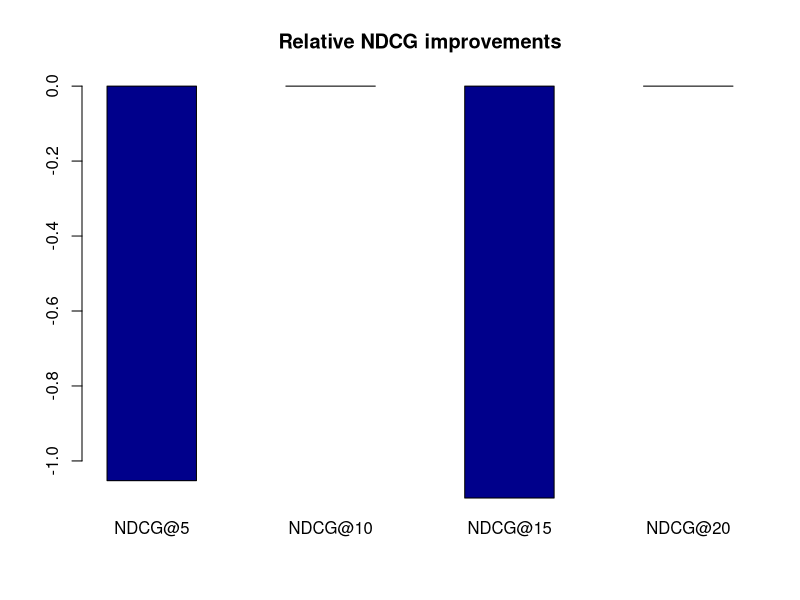
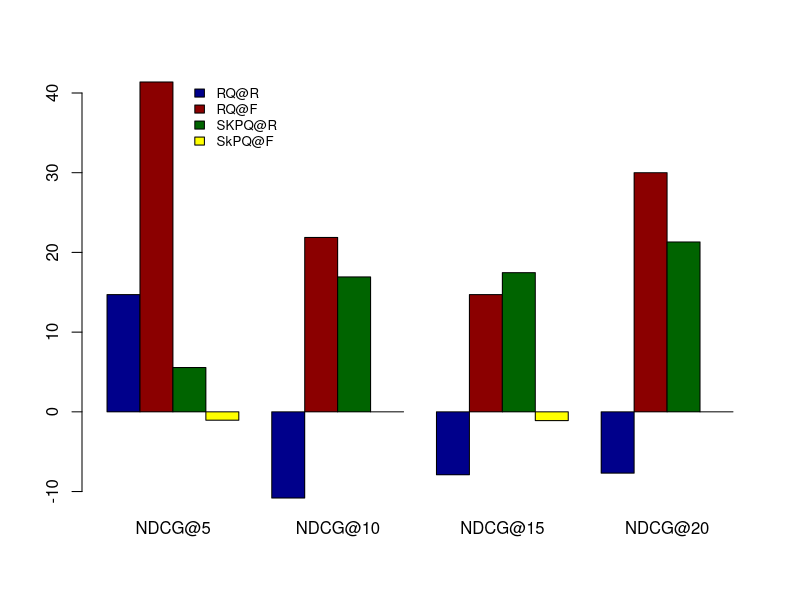

Here is the R script that generated these plots, in order:
a_ld = c(0.76,	0.76,	0.74,	0.74)
a_spkq = c(0.72,	0.65,	0.63,	0.61)

f_ld = c(0.94,	0.92,	0.90,	0.90)
f_spkq = c(0.95,	0.92,	0.91,	0.90)

imp_a = (a_ld - a_spkq )/ (a_spkq) * 100
imp_f = (f_ld - f_spkq )/ (f_spkq) * 100

bars = data.frame(imp_f)

barplot(t(as.matrix(bars)), main="Relative NDCG improvements", 
        col=c("darkblue","red"),
        # args.legend = list(x ='top', bty='o'), ylim=my.range,
        names.arg = c("NDCG@5", "NDCG@10", "NDCG@15", "NDCG@20"),
        # legend = c("SKPQ-LD with random keywords", "SKPQ-LD with the most frequent keywords"), 
        beside=TRUE)

#x <-1:10
#y <-11:20
#plot(bars,type="n", xaxt="n", yaxt="n")
#my.legend.size <-legend("top",c("SKPQ-LD with random keywords", "SKPQ-LD with the most frequent keywords"), plot = FALSE)

#my.range <- range(imp_a)
#my.range[2] <- 1.04*(my.range[2]+my.legend.size$rect$h)

#----- Range -----

rf_ld = c(0.41,	0.39,	0.39,	0.39)
rf_spkq = c(0.29,	0.32,	0.34,	0.3)

ra_ld = c(0.39,	0.33,	0.35,	0.36)
ra_spkq = c(0.34,	0.37,	0.38,	0.39)

imp_ra = (ra_ld - ra_spkq )/ (ra_spkq) * 100
imp_rf = (rf_ld - rf_spkq )/ (rf_spkq) * 100

bars2 = data.frame(imp_ra, imp_rf, imp_a, imp_f)

xx = barplot(t(as.matrix(bars2)), 
             #main="Relative NDCG improvements", 
             col=c("darkblue", "darkred", "darkgreen", "yellow"),
             # args.legend = list(x ='top', bty='o'), ylim=my.range,
             names.arg = c("NDCG@5", "NDCG@10", "NDCG@15", "NDCG@20"),
             # legend = c("SKPQ-LD with random keywords", "SKPQ-LD with the most frequent keywords"), 
             beside=TRUE)

#text(x = xx, y = round(t(as.matrix(bars2)),2), label = round(t(as.matrix(bars2)),2), offset = 0.4, pos = 1, cex = 0.8, col = "black")

legend(3.3, 42, inset=.1, bty = "n",
       c("RQ@R","RQ@F","SKPQ@R","SkPQ@F"), 
       fill=c("darkblue", "darkred", "darkgreen", "yellow"), horiz=FALSE, cex=0.8)

